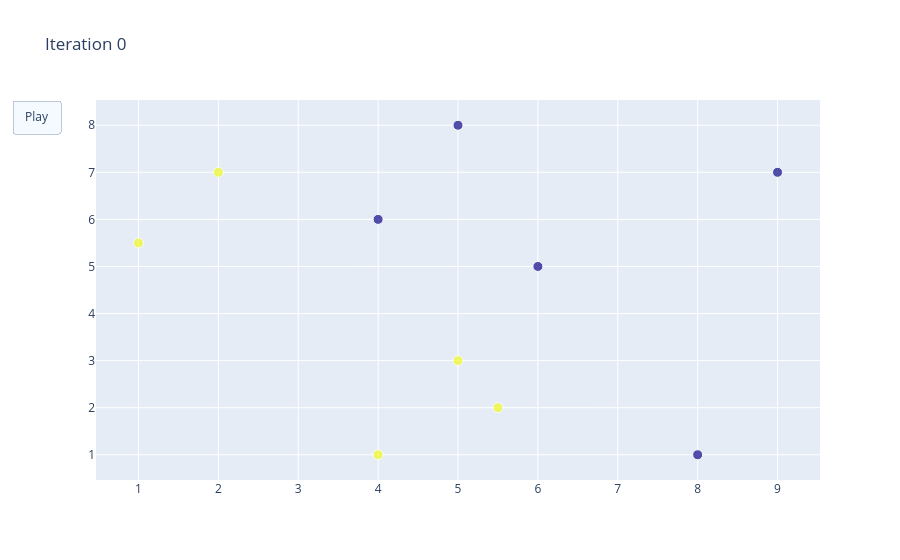

This figure's notebook cell:
### Code cell
import plotly.graph_objects as go
import numpy as np

model = StagedAdaBoostClassifier().fit(X,y)

frames = []
for i, D in enumerate([np.repeat(1/len(X), len(X))] + model.sample_weights):
    #D /= D.sum()
    frames.append(go.Frame(data=[go.Scatter(x=X[:, 0], y=X[:, 1], mode="markers",
                                            marker=dict(color=y, size=D*100))],
                           layout=go.Layout(title_text="Iteration " + str(i) )))

go.Figure(data=frames[0]["data"],
          frames=frames[1:],
          layout=go.Layout(
              title=frames[0]["layout"]["title"],
              updatemenus=[dict(visible=True,
                              type="buttons",
                              buttons=[dict(label="Play",
                                            method="animate",
                                            args=[None, dict(frame={"duration":1000}) ])])]  )).show()

### Figure 1 — Plotly figure (JSON) as saved in the notebook; plotly's stock layout.template omitted (floating-point values rounded to 4 significant figures)
{"data": [{"marker": {"color": [1, 0, 1, 1, 1, 0, 0, 1, 0, 0], "size": [10, 10, 10, 10, 10, 10, 10, 10, 10, 10]}, "mode": "markers", "type": "scatter", "x": [4, 8, 5.5, 5, 1, 6, 4, 2, 5, 9], "y": [1, 1, 2, 3, 5.5, 5, 6, 7, 8, 7]}], "layout": {"title": {"text": "Iteration 0"}, "updatemenus": [{"buttons": [{"args": [null, {"frame": {"duration": 1000}}], "label": "Play", "method": "animate"}], "type": "buttons", "visible": true}]}}
